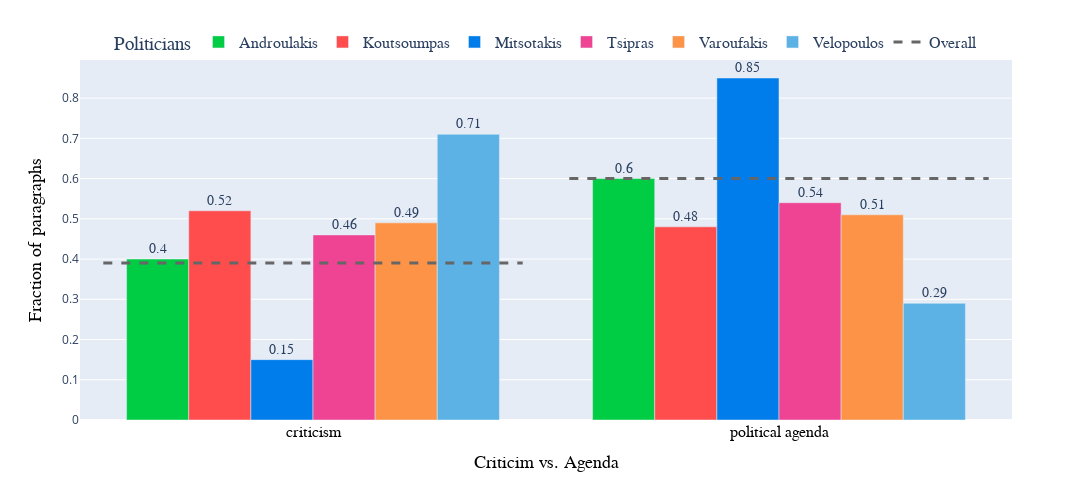

Notebook code cell kept with this figure:
### Markdown cell above
Do politicians focus on presenting their agenda or on criticizing their opponents?

### Code cell
# prepare the data for the plot
df_grouped = data.groupby(['politician', 'criticism_or_agenda_human']).size().reset_index(name='count')
df_grouped['total_per_politician'] = df_grouped.groupby('politician')['count'].transform('sum')
df_grouped['proportion'] = round(df_grouped['count'] / df_grouped['total_per_politician'],2)
df_grouped.drop(columns=['count', 'total_per_politician'], inplace=True)

# plot the grouped bars
color_map = {'Mitsotakis': '#007dea', 'Tsipras': '#ef4393', 'Androulakis': '#00cc44', 'Koutsoumpas': '#ff4d4d', 'Velopoulos': '#5cb2e5', 'Varoufakis': '#fd9347'}
fig = px.bar(df_grouped, x='criticism_or_agenda_human', y='proportion', color='politician', text='proportion', barmode='group', color_discrete_map=color_map,
             labels={'proportion': 'Fraction of paragraphs', 'criticism_or_agenda_human': 'Criticim vs. Agenda'}, text_auto=True)
fig.update_traces(textposition='outside', textfont=dict(size=14, family='Arial'))

# plot the lines (overall statistics)
fig.add_shape(
    type="line",
    x0=-0.45, x1=0.45, y0=0.39, y1=0.39,
    line=dict(color="#666666", width=3, dash="dash"),
    xref="x", yref="y")
fig.add_shape(
    type="line",
    x0=0.55, x1=1.45, y0=0.60, y1=0.60,
    line=dict(color="#666666", width=3, dash="dash"),
    xref="x", yref="y")
fig.add_trace(go.Scatter(
        x=[None], y=[None],
        mode='lines',
        line=dict(color="#666666", width=3, dash="dash"),
        showlegend=True, name='Overall'))

# adjust legend and figure size
fig.update_layout(
    width=1100, height=500,
    legend_title_text='Politicians',
    legend=dict(orientation="h", yanchor="bottom", y=1.0, xanchor="center", x=0.5, font=dict(size=16, family='Arial')))

# adjust axis
fig.update_xaxes(title_font=dict(size=18, family='Arial', color='black'),
    tickfont=dict(size=16, family='Arial', color='black'))
fig.update_yaxes( title_font=dict(size=18, family='Arial', color='black'))

fig.show()
fig.write_image("images/criticism_agenda.png", scale=2)

### Figure 1 — Plotly figure (JSON) as saved in the notebook; plotly's stock layout.template omitted (floating-point values rounded to 4 significant figures)
{"data": [{"alignmentgroup": "True", "hovertemplate": "politician=Androulakis<br>Criticim vs. Agenda=%{x}<br>Fraction of paragraphs=%{text}<extra></extra>", "legendgroup": "Androulakis", "marker": {"color": "#00cc44", "pattern": {"shape": ""}}, "name": "Androulakis", "offsetgroup": "Androulakis", "orientation": "v", "showlegend": true, "text": [0.4, 0.6], "textfont": {"family": "Arial", "size": 14}, "textposition": "outside", "texttemplate": "%{y}", "type": "bar", "x": ["criticism", "political agenda"], "xaxis": "x", "y": [0.4, 0.6], "yaxis": "y"}, {"alignmentgroup": "True", "hovertemplate": "politician=Koutsoumpas<br>Criticim vs. Agenda=%{x}<br>Fraction of paragraphs=%{text}<extra></extra>", "legendgroup": "Koutsoumpas", "marker": {"color": "#ff4d4d", "pattern": {"shape": ""}}, "name": "Koutsoumpas", "offsetgroup": "Koutsoumpas", "orientation": "v", "showlegend": true, "text": [0.52, 0.48], "textfont": {"family": "Arial", "size": 14}, "textposition": "outside", "texttemplate": "%{y}", "type": "bar", "x": ["criticism", "political agenda"], "xaxis": "x", "y": [0.52, 0.48], "yaxis": "y"}, {"alignmentgroup": "True", "hovertemplate": "politician=Mitsotakis<br>Criticim vs. Agenda=%{x}<br>Fraction of paragraphs=%{text}<extra></extra>", "legendgroup": "Mitsotakis", "marker": {"color": "#007dea", "pattern": {"shape": ""}}, "name": "Mitsotakis", "offsetgroup": "Mitsotakis", "orientation": "v", "showlegend": true, "text": [0.15, 0.85], "textfont": {"family": "Arial", "size": 14}, "textposition": "outside", "texttemplate": "%{y}", "type": "bar", "x": ["criticism", "political agenda"], "xaxis": "x", "y": [0.15, 0.85], "yaxis": "y"}, {"alignmentgroup": "True", "hovertemplate": "politician=Tsipras<br>Criticim vs. Agenda=%{x}<br>Fraction of paragraphs=%{text}<extra></extra>", "legendgroup": "Tsipras", "marker": {"color": "#ef4393", "pattern": {"shape": ""}}, "name": "Tsipras", "offsetgroup": "Tsipras", "orientation": "v", "showlegend": true, "text": [0.46, 0.54], "textfont": {"family": "Arial", "size": 14}, "textposition": "outside", "texttemplate": "%{y}", "type": "bar", "x": ["criticism", "political agenda"], "xaxis": "x", "y": [0.46, 0.54], "yaxis": "y"}, {"alignmentgroup": "True", "hovertemplate": "politician=Varoufakis<br>Criticim vs. Agenda=%{x}<br>Fraction of paragraphs=%{text}<extra></extra>", "legendgroup": "Varoufakis", "marker": {"color": "#fd9347", "pattern": {"shape": ""}}, "name": "Varoufakis", "offsetgroup": "Varoufakis", "orientation": "v", "showlegend": true, "text": [0.49, 0.51], "textfont": {"family": "Arial", "size": 14}, "textposition": "outside", "texttemplate": "%{y}", "type": "bar", "x": ["criticism", "political agenda"], "xaxis": "x", "y": [0.49, 0.51], "yaxis": "y"}, {"alignmentgroup": "True", "hovertemplate": "politician=Velopoulos<br>Criticim vs. Agenda=%{x}<br>Fraction of paragraphs=%{text}<extra></extra>", "legendgroup": "Velopoulos", "marker": {"color": "#5cb2e5", "pattern": {"shape": ""}}, "name": "Velopoulos", "offsetgroup": "Velopoulos", "orientation": "v", "showlegend": true, "text": [0.71, 0.29], "textfont": {"family": "Arial", "size": 14}, "textposition": "outside", "texttemplate": "%{y}", "type": "bar", "x": ["criticism", "political agenda"], "xaxis": "x", "y": [0.71, 0.29], "yaxis": "y"}, {"line": {"color": "#666666", "dash": "dash", "width": 3}, "mode": "lines", "name": "Overall", "showlegend": true, "type": "scatter", "x": [null], "y": [null]}], "layout": {"barmode": "group", "height": 500, "legend": {"font": {"family": "Arial", "size": 16}, "orientation": "h", "title": {"text": "Politicians"}, "tracegroupgap": 0, "x": 0.5, "xanchor": "center", "y": 1, "yanchor": "bottom"}, "margin": {"t": 60}, "shapes": [{"line": {"color": "#666666", "dash": "dash", "width": 3}, "type": "line", "x0": -0.45, "x1": 0.45, "xref": "x", "y0": 0.39, "y1": 0.39, "yref": "y"}, {"line": {"color": "#666666", "dash": "dash", "width": 3}, "type": "line", "x0": 0.55, "x1": 1.45, "xref": "x", "y0": 0.6, "y1": 0.6, "yref": "y"}], "width": 1100, "xaxis": {"anchor": "y", "domain": [0, 1], "tickfont": {"color": "black", "family": "Arial", "size": 16}, "title": {"font": {"color": "black", "family": "Arial", "size": 18}, "text": "Criticim vs. Agenda"}}, "yaxis": {"anchor": "x", "domain": [0, 1], "title": {"font": {"color": "black", "family": "Arial", "size": 18}, "text": "Fraction of paragraphs"}}}}
